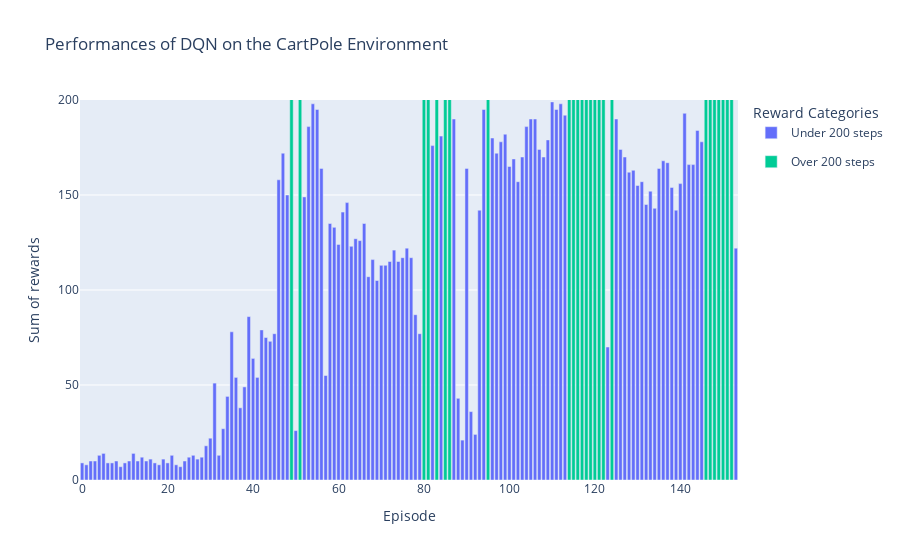

Write notebook code for a chart like this one.
### Code cell
colors = px.colors.qualitative.Plotly

df = pd.DataFrame(
    data={
        "episode": out["all_done"].cumsum(),
        "reward": out["all_rewards"],
    },
)
df["episode"] = df["episode"].shift().fillna(0)

episodes_df = df.groupby("episode").agg("sum")
# Define hover text based on the reward value
episodes_df['hover_text'] = np.where(
    episodes_df["reward"] > 200, 
    'Over 200 steps: ' + episodes_df["reward"].astype(str), 
    'Under 200 steps: ' + episodes_df["reward"].astype(str)
)

# Define colors based on the reward value
episodes_df["color"] = np.where(episodes_df["reward"] > 200, colors[2], colors[0])

# Create the figure
fig = go.Figure()

# Add bars for "under 200 steps"
fig.add_trace(go.Bar(
    x=episodes_df.index[episodes_df["reward"] < 200],
    y=episodes_df["reward"][episodes_df["reward"] < 200],
    marker=dict(color=colors[0]),
    legendgroup='under200', 
    name='Under 200 steps',
    showlegend=True
))

# Add bars for "over 200 steps" on top of the previous bars
fig.add_trace(go.Bar(
    x=episodes_df.index[episodes_df["reward"] >= 200],
    y=episodes_df["reward"][episodes_df["reward"] >= 200],
    marker=dict(color=colors[2]),
    legendgroup='over200', 
    name='Over 200 steps',
    showlegend=True
))

# Update the layout
fig.update_layout(
    title=f"Performances of DQN on the CartPole Environment",
    xaxis_title="Episode",
    yaxis_title="Sum of rewards",
    yaxis_range=[0, 200],
    # xaxis_range=[0, 500],
    legend_title_text='Reward Categories'
)

fig.show()

### Figure 1 — Plotly figure (JSON) as saved in the notebook; plotly's stock layout.template omitted (floating-point values rounded to 4 significant figures; data arrays with more than 128 entries replaced by an {"elided": "..."} marker saying what was removed)
{"data": [{"legendgroup": "under200", "marker": {"color": "#636EFA"}, "name": "Under 200 steps", "showlegend": true, "type": "bar", "x": {"elided": "129 int values"}, "y": {"elided": "129 int values"}}, {"legendgroup": "over200", "marker": {"color": "#00CC96"}, "name": "Over 200 steps", "showlegend": true, "type": "bar", "x": [49, 51, 80, 81, 83, 85, 86, 95, 114, 115, 116, 117, 118, 119, 120, 121, 122, 124, 146, 147, 148, 149, 150, 151, 152], "y": [220, 393, 205, 240, 215, 295, 287, 225, 224, 227, 219, 222, 222, 253, 260, 294, 275, 207, 204, 367, 332, 387, 235, 243, 269]}], "layout": {"legend": {"title": {"text": "Reward Categories"}}, "title": {"text": "Performances of DQN on the CartPole Environment"}, "xaxis": {"title": {"text": "Episode"}}, "yaxis": {"range": [0, 200], "title": {"text": "Sum of rewards"}}}}
